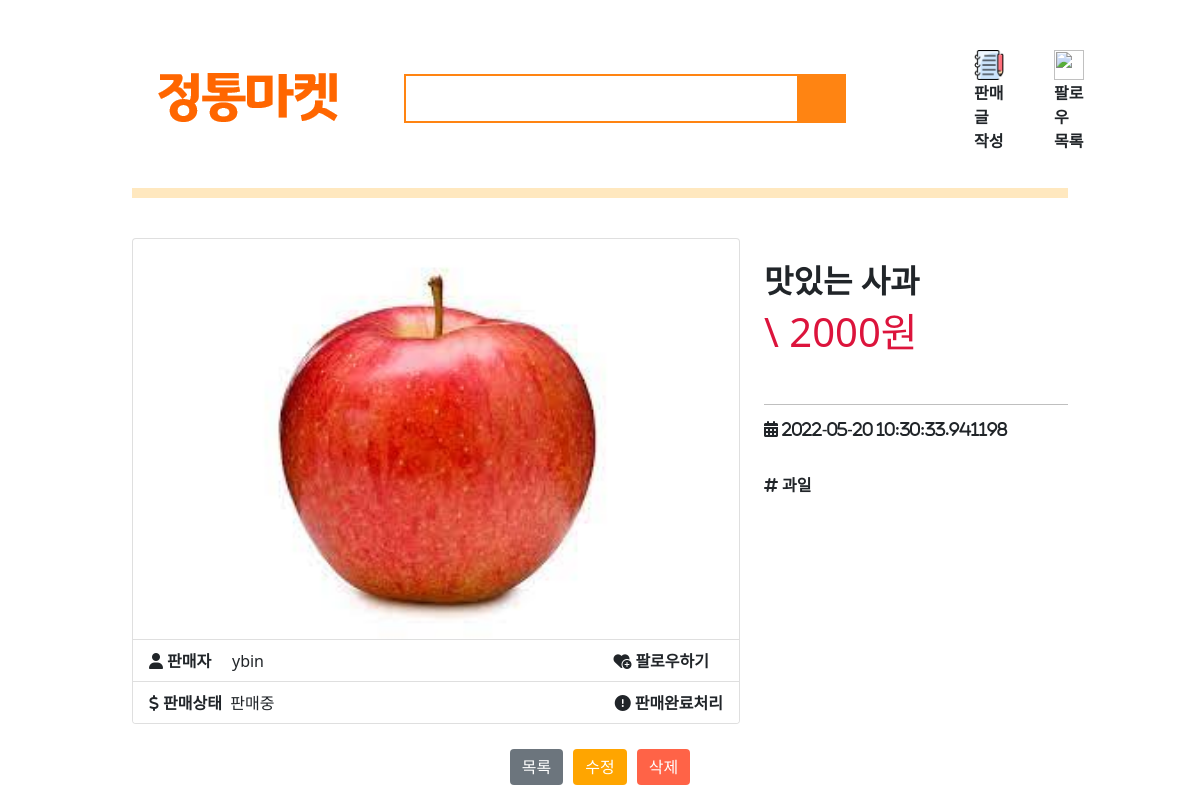
/product_page/1, run on the app's committed database.
### main.py (models this page shows, shortened)
class products(db.Model):
    id = db.Column(db.Integer, primary_key = True, unique = True, autoincrement = True)
    p_id = db.Column(db.String(20))
    p_info = db.Column(db.String(500))
    p_key = db.Column(db.String(20))
    p_time = db.Column(db.String(100))
    p_img = db.Column(db.String(500))
    p_sold = db.Column(db.String(20))
    p_price = db.Column(db.String(50))

### main.py (the view)
@app.route('/product_page/<input_id>')
def product_page(input_id):
    product = products.query.filter_by(id = input_id).first()
    return render_template("product.html", products = product)

### templates/product.html (shortened to what this page needs)
<html>
    <head>
        <link rel="stylesheet" href="{{url_for('static', filename='bootstrap.min.css')}}">
        <link rel="stylesheet" href="{{url_for('static', filename='search.css')}}">
        <link rel="stylesheet" href="https://cdnjs.cloudflare.com/ajax/libs/font-awesome/6.1.1/css/all.min.css" />
    </head>
    <body>
    <div class="container my-3" style = "width:80%">
        <div>
            <h1></h1><br>
        </div>
        <table>
            <tr>
                <td style = "padding-right : 40px">
                    <img src = "../static/market.png" onClick = "location.href='/'" style = "cursor:pointer">
                </td>
                <td style = "padding-top : 15px;padding-right : 550px">
                    <form action = "search_key" method = "post">
                        <div class="search">
                            <span class="green_window">
                                <input type="text" id="query" class="input_text" maxlength="255" name = "key" />
                            <button id="search_btn" type="submit" title="검색"  class="sch_smit">
                                <span class="ico_search_submit"></span>
                            </button>
                        </div> <br><br>
                    </form>
                </td>
                <td style = "padding-right:30px;padding-top:10px">
                    <img src = "../static/writing.png" style = "height:30px;width:30px">
                    <label onClick = "location.href='/write'" style = "font-family:Nanum Gothic;font-weight:800;cursor:pointer">판매글 작성</label>
                </td>
                <td style = "padding-top:10px">
                    <img src = "../static/follow.png" style = "height:30px;width:30px">
                    <label onClick = "location.href='/follower_page'" style = "font-family:Nanum Gothic;font-weight:800;cursor:pointer">팔로우 목록</label>
                </td>
            </tr>
        </table>
        <hr style = "height: 10px;color:red;background:orange;"><br>
        <div class = "row">
            <div class = "col">
                <div class="card" style="width: 38rem">
                    <div style = "text-align:center">
                        <img src="{{url_for('static', filename = products.p_img)}}" class="card-img-top" alt="no_image" style = "width:400px;height:400px;float:center">
                    </div>
                    <ul class="list-group list-group-flush">
                        <li class="list-group-item">
                            <i class="fa-solid fa-user" style = "padding-top:5px"> 판매자</i>&nbsp;&nbsp;&nbsp;&nbsp;&nbsp;ybin
                            <i class="fa-solid fa-heart-circle-plus" style = "float:right;padding-top:5px;cursor:pointer;padding-right:14px" onClick = "window.location.href='{{url_for('follow', input_id = products.p_id)}}'"> 팔로우하기</i>
                        </li>
                        <li class="list-group-item">
                            <i class="fa-solid fa-dollar-sign" style = "padding-top:5px"> 판매상태</i>&nbsp;&nbsp;{{products.p_sold}}
                            <i class="fa-solid fa-circle-exclamation" style = "float:right;padding-top:5px;cursor:pointer" onClick = "window.location.href='{{url_for('sold', input_id = products.id)}}'"> 판매완료처리</i>
                        </li>
                </div>
            </div>
            <div class = "col">
                <div>
                    <br>
                    <h2 style = "font-weight:bold"><label>{{products.p_info}}</label></h2>
                    <h1 style = "color:#DC143C">\ {{products.p_price}}</h1><br>
                    <hr style = "background:black">
                    <p>
                    <i class="fa-solid fa-calendar-days">  {{products.p_time}}</i>
                    </p><br>
                    <p>
                        <i class="fa-solid fa-hashtag"> {{products.p_key}}</i>
                    </p><br>
                </div>
            </div>
            <div style = "display:flex; justify-content:center; align-items:center;margin-top:20px">
                <input type = "button" style ="margin:5px;border:0;outline:0" class = "btn btn-secondary" value = "목록" onClick = "location.href='/'">
                <input type = "button" style ="margin:5px;background-color:orange;border:0;outline:0" class = "btn btn-secondary" value = "수정" onClick = "window.location.href='{{url_for('modify', input_id = products.id)}}'">
                <input type = "button" style ="margin:5px;background-color:#FF6347;border:0;outline:0" class = "btn btn-secondary" value = "삭제" onClick = "window.location.href='{{url_for('delete', input_id = products.id)}}'">
            </div>
        </div>
    </body>
</html>

### static/search.css (style rules this page uses)
td { padding-bottom:20px; padding-left:20px; }
* { box-sizing: border-box; }
body { background: white; }
.search { position: absolute; width: 442px; }
.search .green_window { margin-top: 0; width: 400px; height: 49px; display: inline-block; border: 2px solid #ff8412; }
.search .input_text { margin: 12px 0 0 9px; width: 405px; height: 23px; outline: 0; border: 0; background-color: transparent; font-weight: 700; font-size: 18px; }
.search .sch_smit { position: absolute; top: 0; right: 0; overflow: visible; width: 49px; height: 49px; border: 0; background: #ff8412; }
.ico_search_submit, .search .btn_keyboard, .ico_keyboard, .search .btn_arw .ico_arr { background-image: url(https://s.pstatic.net/static/www/img/2018/sp_search.svg); background-repeat: no-repeat; }
.ico_search_submit { position: absolute; top: 14px; left: 14px; width: 21px; height: 21px; background-position: -4px -60px; }

### data on the page
products: p_img (picture), p_sold "판매중", p_info "맛있는 사과", p_price "2000원", p_time "2022-05-20 10:30:33.941198", p_key "과일"
